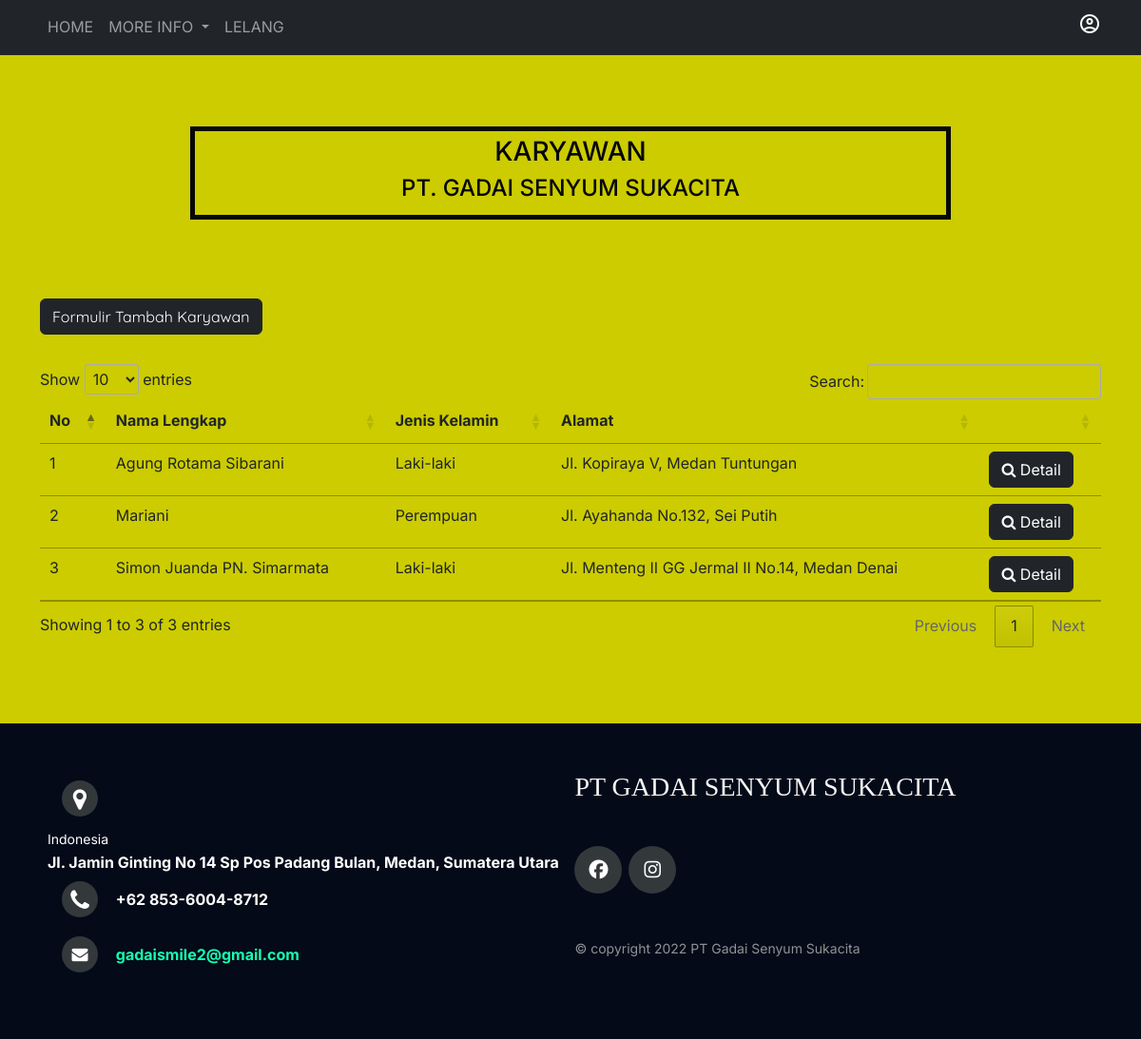
The page /script1/data-karyawan.php on the database its author committed.
### tables this page shows
CREATE TABLE `detail_data_karyawan` (
  `nama` varchar(50) NOT NULL,
  `password` varchar(50) NOT NULL,
  `nik` varchar(16) NOT NULL,
  `alamat` varchar(200) NOT NULL,
  `jenis_kelamin` enum('Laki-laki','Perempuan') NOT NULL
);

### script1/config/function.php (called while the page is built, shortened)
<?php
include 'koneksi.php';
function select($query)
{
    global $db;
    $result = mysqli_query($db, $query);
    $rows = [];
    while ($row = mysqli_fetch_assoc($result)) {
        $rows[] = $row;
    }
    return $rows;
}
?>

### script1/data-karyawan.php (the view, shortened to what this page needs)
<?php
include 'layout/header.php';
include 'config/function.php';
$data_karyawan = select("SELECT * FROM detail_data_karyawan ORDER BY nik");
?>
</head>
<body>
<section class="banner">
    <center><h3>KARYAWAN</h3>
            <h4>PT. GADAI SENYUM SUKACITA</h4>
    </center>
</section>
<div class="container mt-4">
    <div>
        <a href="form-karyawan.php">
            <button type="button" class="btn btn-dark mt-2 mb-4"
            style="float: left; font-family: 'Quicksand';">Formulir Tambah Karyawan</button>
        </a>
        <br><br><br>
    </div>
<table class="table table-hover" id="tabel-data">
        <thead>
            <tr>
                <th>No</th>
                <th>Nama Lengkap</th>
                <th>Jenis Kelamin</th>
                <th>Alamat</th>
                <th></th>
            </tr>
        </thead>
        <tbody>
            <?php $no = 1; ?>
            <?php foreach($data_karyawan as $karyawan) : ?>
            <tr>
                <td><?= $no++; ?></td>
                <td><?= $karyawan['nama']; ?></td>
                <td><?= $karyawan['jenis_kelamin']; ?></td>
                <td><?= $karyawan['alamat']; ?></td>
                <td>
                    <a href="detail-karyawan.php?nik=<?= $karyawan['nik'];?>" class="btn btn-dark">
                        <i class='fa fa-magnifying-glass'></i> Detail
                    </a>
            </tr>
            <?php endforeach; ?>
        </tbody>
    </table>
</div>
<?php
include 'layout/footer.php'
?>

### script1/css/stylesheet.css (style rules this page uses)
* { font-family: 'Inter'; }
::placeholder { font-family: 'Poppins'; }

### script1/data-karyawan.php (style rules this page uses)
* { box-sizing: border-box; }
body { font-family: Verdana, sans-serif; margin: 0; background-color: #cc0; }
.banner { color: rgb(6, 7, 7); z-index: 1; padding: 5px 5px; border: 5px solid rgb(6, 7, 7); }
section { margin: 75px 200px; }

### script1/layout/footer.php (style rules this page uses)
* { padding: 0; margin: 0; }
body { font: 16px/1.6 arial, sans-serif; }

### rows shown on the page
detail_data_karyawan: nama "Agung Rotama Sibarani", jenis_kelamin "Laki-laki", alamat "Jl. Kopiraya V, Medan Tuntungan"
detail_data_karyawan: nama "Mariani", jenis_kelamin "Perempuan", alamat "Jl. Ayahanda No.132, Sei Putih"
detail_data_karyawan: nama "Simon Juanda PN. Simarmata", jenis_kelamin "Laki-laki", alamat "Jl. Menteng II GG Jermal II No.14, Medan Denai"
